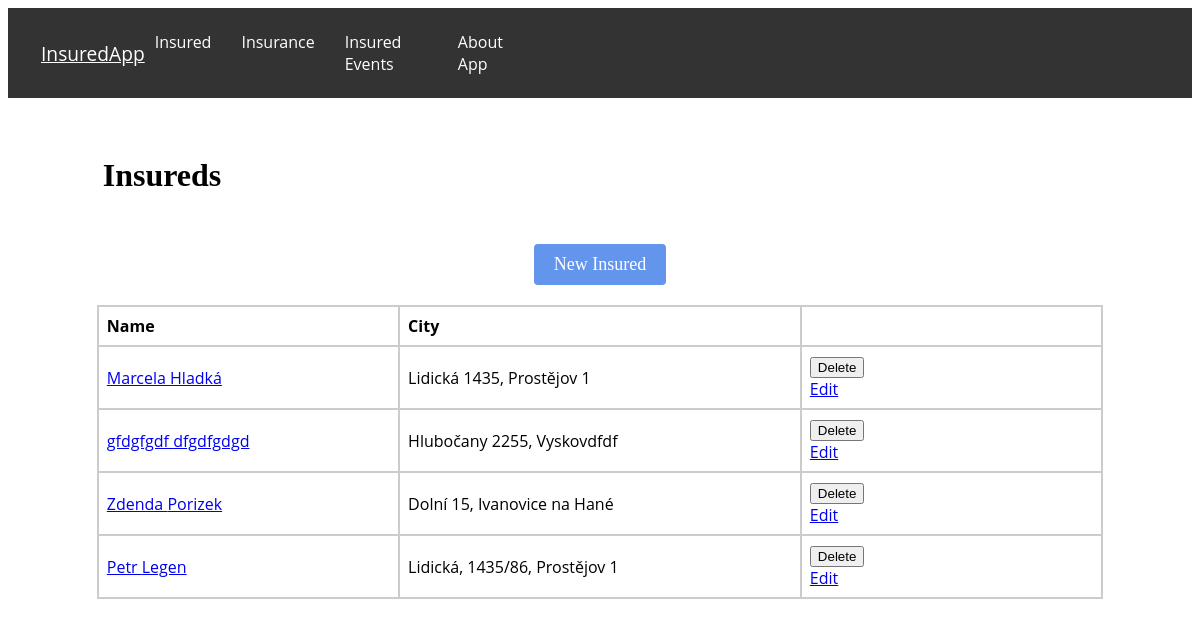
Page /insured/ on the committed database.
### evidence/models.py (models this page shows, shortened)
class Insured(models.Model):
    user = models.ForeignKey(User, on_delete=models.CASCADE, related_name='insured', null=True)
    ROLE_CHOICES = (
        ('insurer', 'Insurer'),
        ('insured', 'Insured'),
    )
    first_name = models.CharField(max_length=100)
    profile_photo = models.ImageField(upload_to='profile_photos', blank=True, null=True)
    last_name = models.CharField(max_length=100)
    email = models.EmailField()
    role = models.CharField(max_length=10, choices=ROLE_CHOICES, null=True)
    street = models.CharField(max_length=100)
    city = models.CharField(max_length=64)
    zipcode = models.IntegerField()
    phone = models.CharField(max_length=16)

### evidence/views.py (the view)
# urls.py: path('insured/', views.insured, name='insured'),
def insured(request):
    insureds = Insured.objects.prefetch_related('insurance')
    return render(request, 'insured.html', {'insureds': insureds})

### evidence/templates/insured.html (shortened to what this page needs)
{% extends 'base.html' %}
{% block content %}
    <h1 class="insured-h">Insureds</h1>
    <div class="center">
        <a href="{% url 'new_insured' %}" class="button-insured">New Insured</a>
    </div>
    <table class="insured-table">
        <thead>
            <tr>
                <th>Name</th>
                <th>City</th>
                <th></th>
            </tr>
        </thead>
        <tbody>
            {% for insured in insureds %}
                <tr>
                    <td><a href="{% url 'insured_detail' insured.id %}">{{ insured.first_name }} {{ insured.last_name }}</a></td>
                    <td>{{ insured.street }}, {{ insured.city }}</td>
                    <td><form method="post" action="{% url 'delete_insured' insured.id %}">
                            <button type="submit" class="delete-button" onclick="return confirm('Are you sure you want to delete this insured?')">Delete</button>
                        </form>
                        <a href="{% url 'edit_insured' insured.id %}" class="edit-button">Edit</a>
                    </td>
                </tr>
            {% endfor %}
        </tbody>
    </table>
{% endblock %}

### static/css/style.css (style rules this page uses)
.insured-h, .insurances-h { margin-top: 5%; margin-left: 8%; }
.center { display: flex; justify-content: center; margin-top: 50px; }
.button-insured { display: inline-block; padding: 10px 20px; background-color: #6495ED; color: #fff; text-decoration: none; font-size: 18px; border-radius: 4px; }
.insured-table, .policies-table, .insurances-table { width: 85%; margin-top: 20px; margin-left: auto; margin-right: auto; border-collapse: collapse; font-family: 'Open Sans', sans-serif; }
.insured-table th, .insured-table td, .policies-table th, .policies-table td, .insurances-table th, .insurances-table td { padding: 8px; border: 2px solid #ccc; }
.insured-table th:nth-child(2), .insured-table td:nth-child(2) { width: 40%; }
.insured-table th:nth-child(1), .insured-table td:nth-child(1), .insured-table th:nth-child(3), .insured-table td:nth-child(3) { width: 30%; }
.insured-table th, .policies-table th { text-align: left; }

### rows in the picture
Insured: first_name "Marcela", last_name "Hladká", street "Lidická 1435", city "Prostějov 1"
Insured: first_name "gfdgfgdf", last_name "dfgdfgdgd", street "Hlubočany 2255", city "Vyskovdfdf"
Insured: first_name "Zdenda", last_name "Porizek", street "Dolní 15", city "Ivanovice na Hané"
Insured: first_name "Petr", last_name "Legen", street "Lidická, 1435/86", city "Prostějov 1"
